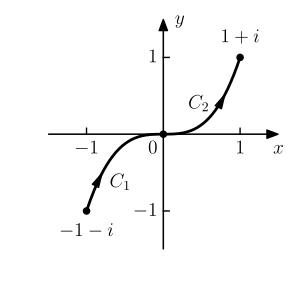

The Python source for this figure:
import matplotlib.pyplot as plt
import numpy as np
import math

__author__ = 'ernesto'

plt.rcParams['text.usetex'] = True
plt.rcParams['text.latex.preview'] = True
plt.rcParams['text.latex.preamble'] = [r'\usepackage{amsmath}']


# auxiliar function for plot ticks of equal length in x and y axis despite its scales.
def convert_display_to_data_coordinates(transData, length=10):
    # create a transform which will take from display to data coordinates
    inv = transData.inverted()
    # transform from display coordinates to data coordinates in x axis
    data_coords = inv.transform([(0, 0), (length, 0)])
    # get the length of the segment in data units
    yticks_len = data_coords[1, 0] - data_coords[0, 0]
    # transform from display coordinates to data coordinates in y axis
    data_coords = inv.transform([(0, 0), (0, length)])
    # get the length of the segment in data units
    xticks_len = data_coords[1, 1] - data_coords[0, 1]
    return xticks_len, yticks_len


# circulo |z|=1
N = 200
xc = np.linspace(-1, 1, N)
yc = xc ** 3

# valores maximos y minimos de los ejes
max_ax = 1.5
xmin = -max_ax
xmax = max_ax
ymin = -max_ax
ymax = max_ax


# axis parameters
xmin_ax = xmin
xmax_ax = xmax
ymin_ax = ymin
ymax_ax = ymax

# length of the ticks for all subplot (6 pixels)
display_length = 6  # in pixels
# x ticks labels margin
xtm = -0.25
ytm = -0.15
# font size
fontsize = 14

fig = plt.figure(0, figsize=(3, 3), frameon=False)
ax = fig.add_subplot(111)

plt.xlim(xmin_ax, xmax_ax)
plt.ylim(ymin_ax, ymax_ax)
plt.gca().set_aspect('equal', adjustable='box')

# horizontal and vertical ticks length
xtl, ytl = convert_display_to_data_coordinates(ax.transData, length=display_length)

# axis arrows
plt.annotate("", xytext=(xmin_ax, 0), xycoords='data', xy=(xmax_ax, 0), textcoords='data',
             arrowprops=dict(width=0.1, headwidth=6, headlength=8, facecolor='black', shrink=0.002))
plt.annotate("", xytext=(0, ymin_ax), xycoords='data', xy=(0, ymax_ax), textcoords='data',
             arrowprops=dict(width=0.1, headwidth=6, headlength=8, facecolor='black', shrink=0.002))

# circulo |z|=2
plt.plot(xc, yc, color='k', lw=2)
# puntos z = 1 y z = -1
ms = 9
plt.plot(-1, -1, 'k.', ms=ms)
plt.plot(1, 1, 'k.', ms=ms)
plt.plot(0, 0, 'k.', ms=ms)

# flechas
xa = -0.8
dxa = 0.01
plt.annotate("", xytext=(xa - dxa, xa ** 3 - 3 * (xa ** 2) * dxa), xycoords='data', xy=(xa, xa ** 3), textcoords='data',
             arrowprops=dict(width=0.1, headwidth=5, headlength=10, facecolor='k', edgecolor='k', shrink=0.002),
             zorder=-1)
plt.text(xa + 0.1, xa ** 3, r'$C_1$', fontsize=fontsize, ha='left', va='top')
xa = 0.8
plt.annotate("", xytext=(xa - dxa, xa ** 3 - 3 * (xa ** 2) * dxa), xycoords='data', xy=(xa, xa ** 3), textcoords='data',
             arrowprops=dict(width=0.1, headwidth=5, headlength=10, facecolor='k', edgecolor='k', shrink=0.002),
             zorder=-1)
plt.text(xa - 0.2, xa ** 3, r'$C_2$', fontsize=fontsize, ha='right', va='top')

# etiquetas de los ejes
plt.text(xmax_ax, xtm, r'$x$', fontsize=fontsize, ha='center', va='baseline')
plt.text(-ytm, ymax_ax, '$y$', fontsize=fontsize, ha='left', va='center')

# etiquetas de los ejes
plt.text(ytm/2, xtm, '$0$', fontsize=fontsize, ha='right', va='baseline')
plt.text(1, xtm, '$1$', fontsize=fontsize, ha='center', va='baseline')
plt.text(-1, xtm, '$-1$', fontsize=fontsize, ha='center', va='baseline')
plt.text(ytm/2, -1, '$-1$', fontsize=fontsize, ha='right', va='center')
plt.text(ytm/2, 1, '$1$', fontsize=fontsize, ha='right', va='center')
plt.text(-1, -1.15, '$-1-i$', fontsize=fontsize, ha='center', va='top')
plt.text(1, 1.15, '$1+i$', fontsize=fontsize, ha='center', va='bottom')

# ticks
plt.plot([1, 1], [0, xtl], 'k-', lw=1)
plt.plot([-1, -1], [0, xtl], 'k-', lw=1)
plt.plot([0, ytl], [1, 1], 'k-', lw=1)
plt.plot([0, ytl], [-1, -1], 'k-', lw=1)

plt.axis('off')

# save as pdf image
plt.savefig('exercise_46_04.pdf', bbox_inches='tight')

plt.show()
